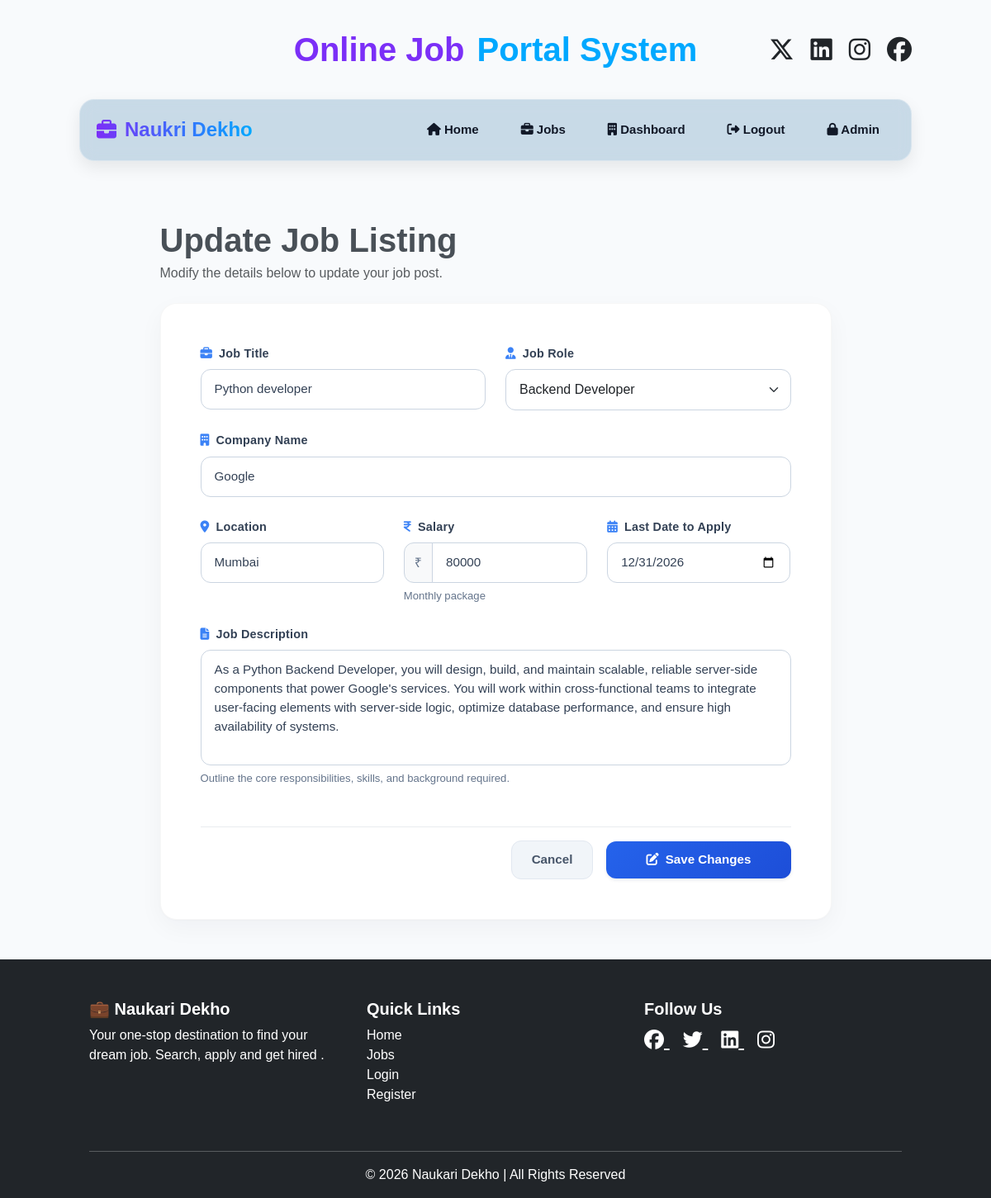
The app's page /edit-job/3/ (signed in) with its own data.
### jobs/models.py (models this page shows, shortened)
class Job(models.Model):
    recruiter = models.ForeignKey(
        User,
        on_delete=models.CASCADE
    )
    title = models.CharField(max_length=200)
    role = models.CharField(max_length=200)
    company = models.CharField(max_length=200)
    location = models.CharField(max_length=200)
    salary = models.IntegerField()
    description = models.TextField()
    application_deadline = models.DateField(
    null=True,
    blank=True
)
    created_at = models.DateTimeField(
        auto_now_add=True
    )

### jobs/views.py (the view)
@login_required
def edit_job(request, job_id):
    job = get_object_or_404(
        Job,
        id=job_id,
        recruiter=request.user
    )
    if request.method == 'POST':
        form = JobForm(
            request.POST,
            instance=job
        )
        if form.is_valid():
            form.save()
            messages.success(
                request,
                'Job updated successfully.'
            )
            return redirect('posted_jobs')
    else:
        form = JobForm(instance=job)
    context = {
        'form': form,
        'is_edit': True,
    }
    return render(
        request,
        'recruiter/edit_job.html',
        context
    )

### templates/recruiter/edit_job.html
{% extends 'recruiter/add_job.html' %}

### templates/recruiter/add_job.html (shortened to what this page needs)
{% extends 'base.html' %}
{% block content %}
<div class="container py-5">
    <div class="row justify-content-center">
        <div class="col-lg-9 col-md-11">
            <div class="mb-4">
                <h1 class="fw-bold text-dark-emphasis mb-1">
                    {% if is_edit %}Update Job Listing{% else %}Create New Job{% endif %}
                </h1>
                <p class="text-muted">
                    {% if is_edit %}Modify the details below to update your job post.{% else %}Fill out the details below to publish a new career opportunity.{% endif %}
                </p>
            </div>
            <div class="card border-0 custom-job-card p-4 p-md-5">
                <form method="POST" novalidate>
                    <div class="row g-4">
                        <div class="col-md-6">
                            <label class="form-label fw-semibold">
                                <i class="fa-solid fa-briefcase text-primary-accent me-2"></i>Job Title
                            </label>
                            {{ form.title }}
                        </div>
                        <div class="col-md-6">
                            <label class="form-label fw-semibold">
                                <i class="fa-solid fa-user-tie text-primary-accent me-2"></i>Job Role
                            </label>
                            {{ form.role }}
                        </div>
                        <div class="col-12">
                            <label class="form-label fw-semibold">
                                <i class="fa-solid fa-building text-primary-accent me-2"></i>Company Name
                            </label>
                            {{ form.company }}
                        </div>
                        <div class="col-md-4">
                            <label class="form-label fw-semibold">
                                <i class="fa-solid fa-location-dot text-primary-accent me-2"></i>Location
                            </label>
                            {{ form.location }}
                        </div>
                        <div class="col-md-4">
                            <label class="form-label fw-semibold">
                                <i class="fa-solid fa-indian-rupee-sign text-primary-accent me-2"></i>Salary
                            </label>
                            <div class="input-group">
                                <span class="input-group-text bg-light border-end-0">₹</span>
                                {{ form.salary }}
                            </div>
                            <div class="form-text text-muted-sm">Monthly package</div>
                        </div>
                        <div class="col-md-4">
                            <label class="form-label fw-semibold">
                                <i class="fa-solid fa-calendar-days text-primary-accent me-2"></i>Last Date to Apply
                            </label>
                            {{ form.application_deadline }}
                        </div>
                        <div class="col-12">
                            <label class="form-label fw-semibold">
                                <i class="fa-solid fa-file-lines text-primary-accent me-2"></i>Job Description
                            </label>
                            {{ form.description }}
                            <div class="form-text text-muted-sm">Outline the core responsibilities, skills, and background required.</div>
                        </div>
                    </div>
                    <div class="d-flex align-items-center justify-content-end gap-3 mt-5 pt-3 border-top border-light-subtle">
                        <a href="{% url 'recruiter_dashboard' %}" class="btn btn-cancel-custom px-4 py-2-5">
                            Cancel
                        </a>
                        <button type="submit" class="btn btn-submit-custom px-5 py-2-5 shadow-sm">
                            {% if is_edit %}
                                <i class="fa-solid fa-pen-to-square me-2"></i>Save Changes
                            {% else %}
                                <i class="fa-solid fa-paper-plane me-2"></i>Publish Job
                            {% endif %}
                        </button>
                    </div>
                </form>
            </div>
        </div>
    </div>
</div>
{% endblock %}

### static/css/base.css (style rules this page uses)
* { margin:0; padding:0; box-sizing:border-box; font-family:Arial, sans-serif; }
body { background: linear-gradient(135deg,#eef2ff,#f8fafc,#dbeafe); overflow-x:hidden; }

### static/css/home.css (style rules this page uses)
* { margin:0; padding:0; box-sizing:border-box; font-family:Arial, sans-serif; }
body { background: linear-gradient(135deg,#eef2ff,#f8fafc,#dbeafe); overflow-x:hidden; }

### static/css/user_dashboard.css (style rules this page uses)
.py-2-5 { padding-top: 11px; padding-bottom: 11px; }

### templates/recruiter/add_job.html (style rules this page uses)
body { background: #f8fafc; }
.custom-job-card { background: #ffffff; border-radius: 20px; box-shadow: 0 10px 30px rgba(15, 23, 42, 0.04), 0 1px 3px rgba(15, 23, 42, 0.02); border: 1px solid rgba(0, 0, 0, 0.03) !important; }
.text-primary-accent { color: #3b82f6; }
.form-control, textarea, select { border-radius: 12px !important; padding: 12px 16px !important; border: 1px solid #cbd5e1 !important; font-size: 0.95rem; color: #334155; background-color: #ffffff; transition: all 0.2s cubic-bezier(0.4, 0, 0.2, 1); }
textarea { min-height: 160px; resize: none; }
.form-label { margin-bottom: 8px; color: #334155; font-size: 0.9rem; letter-spacing: 0.2px; }
.input-group-text { border-radius: 12px 0 0 12px !important; border: 1px solid #cbd5e1 !important; color: #64748b; font-weight: 500; }
.input-group > .form-control { border-radius: 0 12px 12px 0 !important; }
.text-muted-sm { font-size: 0.82rem; color: #64748b; margin-top: 6px; }
.btn-submit-custom { background: linear-gradient(135deg, #2563eb, #1d4ed8); color: white; border: none; border-radius: 12px; font-weight: 600; font-size: 0.95rem; transition: all 0.2s ease; }
.btn-cancel-custom { background: #f1f5f9; color: #475569; border: 1px solid #e2e8f0; border-radius: 12px; font-weight: 600; font-size: 0.95rem; transition: all 0.2s ease; }
.py-2-5 { padding-top: 11px; padding-bottom: 11px; }

### records on screen
Job: title "Python developer", role "Backend Developer", company "Google", location "Mumbai", salary "80000", application_deadline "12/31/2026", description "As a Python Backend Developer, you will design, build, and maintain scalable, reliable server-side components that power Google's services. You will work within cross-functional teams to integrate user-facing elements with server-side logic, optimize database performance, and ensure high availability of systems."
